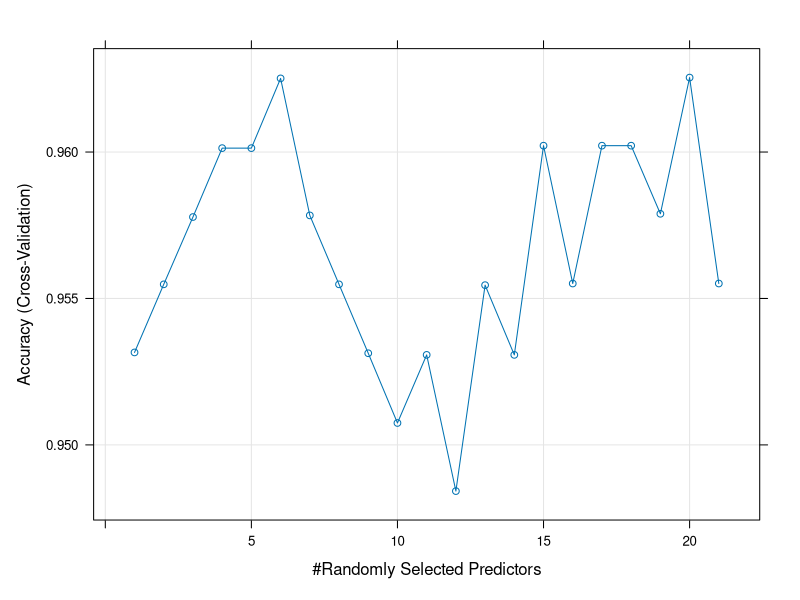
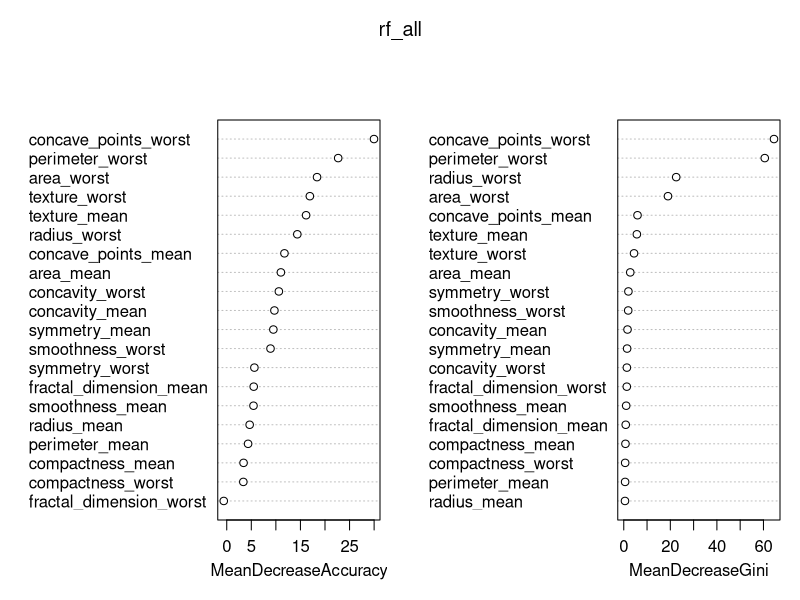
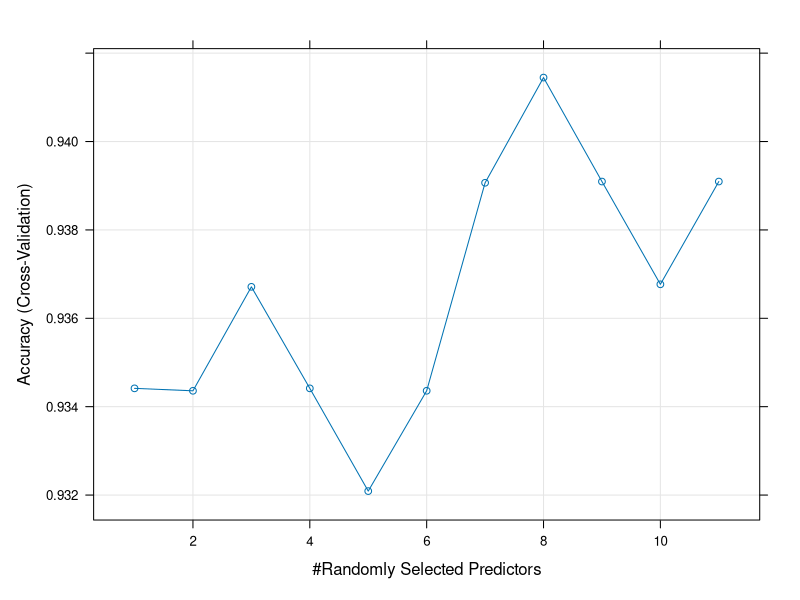

Source code (R) for these figures, in order: (Note: this script raises an error after producing the figures.)
# Random Forest COde #
#Loading datasets
breast_cancer <- readxl::read_xlsx('Breast Cancer data - CS 5610.xlsx')
cancer_mean   <- read.csv('breast_cancer_mean.csv')
cancer_worst  <- read.csv('breast_cancer_worst.csv')
#Removing SE columns and renaming two columns for cancer_all
cancer_all    <- breast_cancer[, -1]
cancer_all    <- cancer_all[, !grepl('_se', colnames(cancer_all))]
colnames(cancer_all)[c(9, 19)] <- c("concave_points_mean", "concave_points_worst")
#Setting 'diagnosis' to factor variable
cancer_all$diagnosis   <- as.factor(cancer_all$diagnosis)
cancer_mean$diagnosis  <- as.factor(cancer_mean$diagnosis)
cancer_worst$diagnosis <- as.factor(cancer_worst$diagnosis)

#Loading required libraries
library(tidyverse)
library(randomForest)
library(caTools)
library(caret)

#RF for cancer_all data
set.seed(99)
sampl_all <- sample.split(cancer_all$diagnosis, SplitRatio = 0.75)
train_all <- subset(cancer_all, sampl_all == TRUE)
test_all  <- subset(cancer_all, sampl_all != TRUE)

## hyperparameter tuning
control <- trainControl(method = 'cv', number = 5, search = 'grid')
tunegrid <- expand.grid(mtry = c(1:ncol(train_all)))
set.seed(99)
test_rf <- train(diagnosis ~., data = train_all, method = 'rf',
                 metric = 'Accuracy',
                 tuneGrid = tunegrid,
                 trControl = control)
plot(test_rf)
test_rf$bestTune

## building training model
set.seed(99)
rf_all <- randomForest(diagnosis ~., data = train_all, 
                       ntree = 500,
                       mtry = 20,
                       importance = TRUE)

## testing model, confusion matrix, plots
cancer_all.pred <- predict(rf_all, newdata = test_all)
confusionMatrix(cancer_all.pred, test_all$diagnosis,
                mode = 'everything',
                positive = 'M')
varImpPlot(rf_all)




#RF for cancer_mean data
set.seed(99)
sampl_mean <- sample.split(cancer_mean$diagnosis, SplitRatio = 0.75)
train_mean <- subset(cancer_mean, sampl_mean == TRUE)
test_mean  <- subset(cancer_mean, sampl_mean != TRUE)

## hyperparameter tuning
control <- trainControl(method = 'cv', number = 5, search = 'grid')
tunegrid <- expand.grid(mtry = c(1:ncol(train_mean)))
set.seed(99)
test_rf <- train(diagnosis ~., data = train_mean, method = 'rf',
                 metric = 'Accuracy',
                 tuneGrid = tunegrid,
                 trControl = control)
plot(test_rf)
test_rf$bestTune

## building training model
set.seed(99)
rf_mean <- randomForest(diagnosis ~., data = train_mean, 
                       ntree = 500,
                       mtry = 8,
                       importance = TRUE)

## testing model, confusion matrix, plots
cancer_all.pred <- predict(rf_mean, newdata = test_mean)
confusionMatrix(cancer_mean.pred, test_mean$diagnosis,
                mode = 'everything',
                positive = 'M')
varImpPlot(rf_mean)



#RF for cancer_worst data
set.seed(99)
sampl_worst <- sample.split(cancer_worst$diagnosis, SplitRatio = 0.75)
train_worst <- subset(cancer_worst, sampl_worst == TRUE)
test_worst  <- subset(cancer_worst, sampl_worst != TRUE)

## hyperparameter tuning
control <- trainControl(method = 'cv', number = 5, search = 'grid')
tunegrid <- expand.grid(mtry = c(1:ncol(train_worst)))
set.seed(99)
test_rf <- train(diagnosis ~., data = train_worst, method = 'rf',
                 metric = 'Accuracy',
                 tuneGrid = tunegrid,
                 trControl = control)
plot(test_rf)
test_rf$bestTune

## building training model
set.seed(99)
rf_worst <- randomForest(diagnosis ~., data = train_worst,
                         ntree = 500, 
                         mtry = 10,
                         importance = TRUE)

## testing model, confusion matrix, plots
cancer_worst.pred <- predict(rf_worst, newdata = test_worst)
confusionMatrix(cancer_worst.pred, test_worst$diagnosis,
                mode = 'everything',
                positive = 'M')

varImpPlot(rf_worst)
